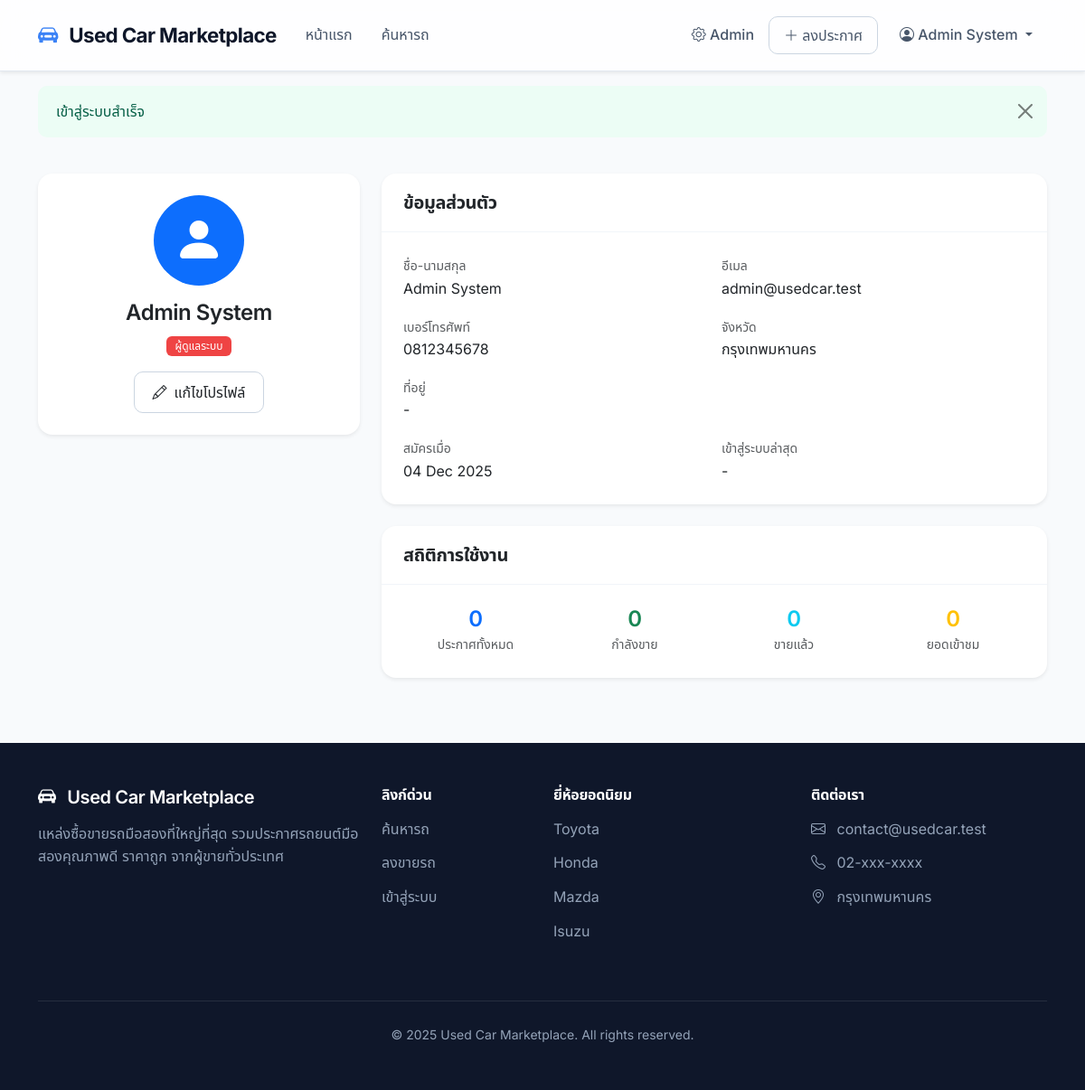
The page /used-car/public/profile (signed in) on the database its author committed.
### tables this page shows
CREATE TABLE `users` (
    `id` INT UNSIGNED AUTO_INCREMENT PRIMARY KEY,
    `name` VARCHAR(100) NOT NULL,
    `email` VARCHAR(255) NOT NULL UNIQUE,
    `password` VARCHAR(255) NOT NULL,
    `phone` VARCHAR(20),
    `address` TEXT,
    `province` VARCHAR(100),
    `role` ENUM('buyer', 'seller', 'admin') DEFAULT 'buyer',
    `status` ENUM('active', 'suspended', 'banned') DEFAULT 'active',
    `avatar` VARCHAR(255),
    `reset_token` VARCHAR(64),
    `reset_expires` DATETIME,
    `last_login` DATETIME,
    `created_at` TIMESTAMP DEFAULT CURRENT_TIMESTAMP,
    `updated_at` TIMESTAMP DEFAULT CURRENT_TIMESTAMP ON UPDATE CURRENT_TIMESTAMP,
    INDEX `idx_email` (`email`),
    INDEX `idx_role` (`role`),
    INDEX `idx_status` (`status`)
);

### app/Views/profile/show.php (the view)
<div class="container py-4">
    <div class="row">
        <div class="col-lg-4 mb-4">
            <div class="card shadow-sm">
                <div class="card-body text-center">
                    <div class="bg-primary text-white rounded-circle d-inline-flex align-items-center justify-content-center mb-3"
                         style="width: 100px; height: 100px;">
                        <i class="bi bi-person-fill display-4"></i>
                    </div>
                    <h4><?= e($user['name']) ?></h4>
                    <p class="text-muted mb-3">
                        <?= match($user['role']) {
                            'admin' => '<span class="badge bg-danger">ผู้ดูแลระบบ</span>',
                            'seller' => '<span class="badge bg-primary">ผู้ขาย</span>',
                            default => '<span class="badge bg-secondary">ผู้ซื้อ</span>'
                        } ?>
                    </p>
                    <a href="/profile/edit" class="btn btn-outline-primary">
                        <i class="bi bi-pencil me-2"></i>แก้ไขโปรไฟล์
                    </a>
                </div>
            </div>
        </div>
        <div class="col-lg-8">
            <div class="card shadow-sm mb-4">
                <div class="card-header bg-transparent">
                    <h5 class="mb-0">ข้อมูลส่วนตัว</h5>
                </div>
                <div class="card-body">
                    <div class="row g-3">
                        <div class="col-md-6">
                            <label class="text-muted small">ชื่อ-นามสกุล</label>
                            <p class="mb-0"><?= e($user['name']) ?></p>
                        </div>
                        <div class="col-md-6">
                            <label class="text-muted small">อีเมล</label>
                            <p class="mb-0"><?= e($user['email']) ?></p>
                        </div>
                        <div class="col-md-6">
                            <label class="text-muted small">เบอร์โทรศัพท์</label>
                            <p class="mb-0"><?= e($user['phone'] ?? '-') ?></p>
                        </div>
                        <div class="col-md-6">
                            <label class="text-muted small">จังหวัด</label>
                            <p class="mb-0"><?= e($user['province'] ?? '-') ?></p>
                        </div>
                        <div class="col-12">
                            <label class="text-muted small">ที่อยู่</label>
                            <p class="mb-0"><?= e($user['address'] ?? '-') ?></p>
                        </div>
                        <div class="col-md-6">
                            <label class="text-muted small">สมัครเมื่อ</label>
                            <p class="mb-0"><?= format_date($user['created_at'], 'd M Y') ?></p>
                        </div>
                        <div class="col-md-6">
                            <label class="text-muted small">เข้าสู่ระบบล่าสุด</label>
                            <p class="mb-0"><?= $user['last_login'] ? format_date($user['last_login'], 'd M Y H:i') : '-' ?></p>
                        </div>
                    </div>
                </div>
            </div>
            <?php if (in_array($user['role'], ['seller', 'admin']) && !empty($user['stats'])): ?>
            <div class="card shadow-sm">
                <div class="card-header bg-transparent">
                    <h5 class="mb-0">สถิติการใช้งาน</h5>
                </div>
                <div class="card-body">
                    <div class="row text-center g-3">
                        <div class="col-3">
                            <h4 class="mb-0 text-primary"><?= number_format($user['stats']['total_listings'] ?? 0) ?></h4>
                            <small class="text-muted">ประกาศทั้งหมด</small>
                        </div>
                        <div class="col-3">
                            <h4 class="mb-0 text-success"><?= number_format($user['stats']['active_listings'] ?? 0) ?></h4>
                            <small class="text-muted">กำลังขาย</small>
                        </div>
                        <div class="col-3">
                            <h4 class="mb-0 text-info"><?= number_format($user['stats']['sold_listings'] ?? 0) ?></h4>
                            <small class="text-muted">ขายแล้ว</small>
                        </div>
                        <div class="col-3">
                            <h4 class="mb-0 text-warning"><?= number_format($user['stats']['total_views'] ?? 0) ?></h4>
                            <small class="text-muted">ยอดเข้าชม</small>
                        </div>
                    </div>
                </div>
            </div>
            <?php endif; ?>
        </div>
    </div>
</div>

### app/Core/Router.php (shortened to what the rows shown need)
<?php
class Router
{
    private array $routes = [];
    private function addRoute(string $method, string $path, string $handler, ?string $name = null): self
    {
        $pattern = preg_replace('/\{([a-zA-Z_]+)\}/', '(?P<$1>[^/]+)', $path);
        $pattern = '#^' . $pattern . '$#';
        $this->routes[] = [
            'method' => $method,
            'path' => $path,
            'pattern' => $pattern,
            'handler' => $handler,
            'name' => $name,
        ];
        return $this;
    }
    public function dispatch(string $uri, string $method): void
    {
        $uri = strtok($uri, '?');
        foreach ($this->routes as $route) {
            if ($route['method'] !== $method) {
                continue;
            }
            if (preg_match($route['pattern'], $uri, $matches)) {
                $params = array_filter($matches, 'is_string', ARRAY_FILTER_USE_KEY);
                [$controllerName, $methodName] = explode('@', $route['handler']);
                $controller = new $controllerClass();
                call_user_func_array([$controller, $methodName], $params);
                return;
            }
        }
    }
}

### app/Views/layouts/main.php (shortened to what the rows shown need)
<!DOCTYPE html>
<html lang="th">
<head>
    <link href="https://cdn.jsdelivr.net/npm/bootstrap@5.3.2/dist/css/bootstrap.min.css" rel="stylesheet">
    <link href="https://cdn.jsdelivr.net/npm/bootstrap-icons@1.11.1/font/bootstrap-icons.css" rel="stylesheet">
    <link href="https://cdn.jsdelivr.net/npm/glightbox@3.2.0/dist/css/glightbox.min.css" rel="stylesheet">
</head>
<body>
    <nav class="navbar navbar-expand-lg navbar-light bg-white shadow-sm sticky-top">
        <div class="container">
            <a class="navbar-brand text-primary" href="<?= url('/') ?>">
                <i class="bi bi-car-front-fill me-2"></i>
                <?= e($config['app']['name']) ?>
            </a>
            <div class="collapse navbar-collapse" id="navbarNav">
                <ul class="navbar-nav me-auto">
                    <li class="nav-item">
                        <a class="nav-link" href="<?= url('/') ?>">หน้าแรก</a>
                    </li>
                    <li class="nav-item">
                        <a class="nav-link" href="<?= url('/cars') ?>">ค้นหารถ</a>
                    </li>
                </ul>
                <ul class="navbar-nav">
                    <?php if (isset($auth) && $auth): ?>
                        <?php if ($auth['role'] === 'admin'): ?>
                            <li class="nav-item">
                                <a class="nav-link" href="<?= url('/admin') ?>">
                                    <i class="bi bi-gear"></i> Admin
                                </a>
                            </li>
                        <?php endif; ?>
                        <?php if (in_array($auth['role'], ['seller', 'admin'])): ?>
                            <li class="nav-item">
                                <a class="nav-link btn btn-outline-primary btn-sm me-2" href="<?= url('/my-cars/create') ?>">
                                    <i class="bi bi-plus-lg"></i> ลงประกาศ
                                </a>
                            </li>
                        <?php endif; ?>
                        <li class="nav-item dropdown">
                            <a class="nav-link dropdown-toggle" href="#" data-bs-toggle="dropdown">
                                <i class="bi bi-person-circle"></i> <?= e($auth['name']) ?>
                            </a>
                        </li>
                    <?php endif; ?>
                </ul>
            </div>
        </div>
    </nav>
    <?php if (!empty($flash)): ?>
        <div class="container mt-3">
            <?php foreach ($flash as $type => $message): ?>
                <div class="alert alert-<?= $type === 'error' ? 'danger' : $type ?> alert-dismissible fade show">
                    <?= e($message) ?>
                    <button type="button" class="btn-close" data-bs-dismiss="alert"></button>
                </div>
            <?php endforeach; ?>
        </div>
    <?php endif; ?>
    <main>
        <?= $content ?>
    </main>
    <footer class="py-5 mt-5">
        <div class="container">
            <div class="row">
                <div class="col-md-4 mb-4">
                    <h5 class="text-white mb-3">
                        <i class="bi bi-car-front-fill me-2"></i>
                        <?= e($config['app']['name']) ?>
                    </h5>
                    <p>แหล่งซื้อขายรถมือสองที่ใหญ่ที่สุด รวมประกาศรถยนต์มือสองคุณภาพดี ราคาถูก จากผู้ขายทั่วประเทศ</p>
                </div>
                <div class="col-md-2 mb-4">
                    <h6 class="text-white mb-3">ลิงก์ด่วน</h6>
                    <ul class="list-unstyled">
                        <li><a href="<?= url('/cars') ?>">ค้นหารถ</a></li>
                        <li><a href="<?= url('/register?role=seller') ?>">ลงขายรถ</a></li>
                        <li><a href="<?= url('/login') ?>">เข้าสู่ระบบ</a></li>
                    </ul>
                </div>
                <div class="col-md-3 mb-4">
                    <h6 class="text-white mb-3">ยี่ห้อยอดนิยม</h6>
                    <ul class="list-unstyled">
                        <li><a href="<?= url('/cars?brand_id=1') ?>">Toyota</a></li>
                        <li><a href="<?= url('/cars?brand_id=2') ?>">Honda</a></li>
                        <li><a href="<?= url('/cars?brand_id=3') ?>">Mazda</a></li>
                        <li><a href="<?= url('/cars?brand_id=4') ?>">Isuzu</a></li>
                    </ul>
                </div>
                <div class="col-md-3 mb-4">
                    <h6 class="text-white mb-3">ติดต่อเรา</h6>
                    <ul class="list-unstyled">
                        <li><i class="bi bi-envelope me-2"></i> contact@usedcar.test</li>
                        <li><i class="bi bi-telephone me-2"></i> 02-xxx-xxxx</li>
                        <li><i class="bi bi-geo-alt me-2"></i> กรุงเทพมหานคร</li>
                    </ul>
                </div>
            </div>
            <hr class="my-4 border-secondary">
            <div class="text-center">
                <small>&copy; <?= date('Y') ?> <?= e($config['app']['name']) ?>. All rights reserved.</small>
            </div>
        </div>
    </footer>
</body>
</html>

### rows shown on the page
users: name "Admin System", role "ผู้ดูแลระบบ", email "admin@usedcar.test", phone "0812345678", province "กรุงเทพมหานคร", address "-", created_at "04 Dec 2025"

### other values the page prints
$message "เข้าสู่ระบบสำเร็จ"
$user['stats']['total_listings'] "0"
$user['stats']['active_listings'] "0"
$user['stats']['sold_listings'] "0"
$user['stats']['total_views'] "0"
